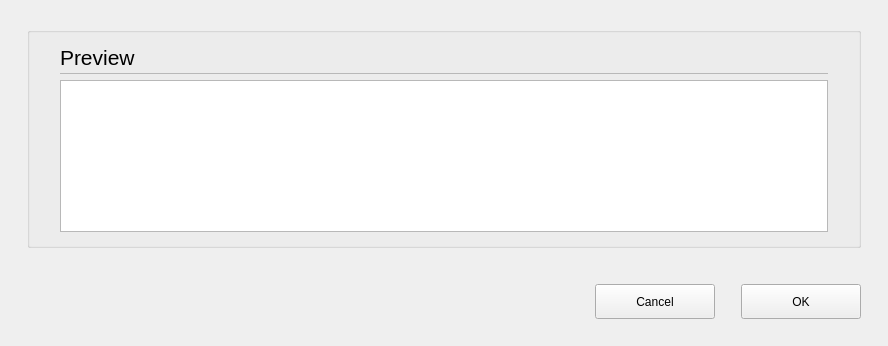
<?xml version="1.0" encoding="UTF-8"?>
<ui version="4.0">
 <class>C_SdNdeDpListCommentDialog</class>
 <widget class="QWidget" name="C_SdNdeDpListCommentDialog">
  <property name="geometry">
   <rect>
    <x>0</x>
    <y>0</y>
    <width>888</width>
    <height>346</height>
   </rect>
  </property>
  <property name="windowTitle">
   <string>C_SdNdeDpListCommentDialog</string>
  </property>
  <layout class="QVBoxLayout" name="verticalLayout">
   <property name="leftMargin">
    <number>27</number>
   </property>
   <property name="topMargin">
    <number>27</number>
   </property>
   <property name="rightMargin">
    <number>27</number>
   </property>
   <property name="bottomMargin">
    <number>0</number>
   </property>
   <item>
    <widget class="stw::opensyde_gui_elements::C_OgeGbx" name="pc_GroupBoxGeneral_5">
     <property name="title">
      <string/>
     </property>
     <layout class="QVBoxLayout" name="verticalLayout_6">
      <property name="spacing">
       <number>0</number>
      </property>
      <property name="leftMargin">
       <number>30</number>
      </property>
      <property name="rightMargin">
       <number>30</number>
      </property>
      <property name="bottomMargin">
       <number>13</number>
      </property>
      <item>
       <layout class="QHBoxLayout" name="horizontalLayout_7" stretch="0,1">
        <property name="spacing">
         <number>6</number>
        </property>
        <item>
         <widget class="stw::opensyde_gui_elements::C_OgeLabHeadingGroupBold" name="pc_LabelHeadingPreview">
          <property name="minimumSize">
           <size>
            <width>0</width>
            <height>30</height>
           </size>
          </property>
          <property name="maximumSize">
           <size>
            <width>16777215</width>
            <height>30</height>
           </size>
          </property>
          <property name="font">
           <font>
            <family>Segoe UI</family>
            <pointsize>16</pointsize>
           </font>
          </property>
          <property name="text">
           <string>Preview</string>
          </property>
         </widget>
        </item>
        <item>
         <spacer name="horizontalSpacer_10">
          <property name="orientation">
           <enum>Qt::Horizontal</enum>
          </property>
          <property name="sizeHint" stdset="0">
           <size>
            <width>40</width>
            <height>1</height>
           </size>
          </property>
         </spacer>
        </item>
       </layout>
      </item>
      <item>
       <layout class="QHBoxLayout" name="horizontalLayout_20" stretch="0">
        <property name="spacing">
         <number>0</number>
        </property>
        <property name="topMargin">
         <number>1</number>
        </property>
        <property name="rightMargin">
         <number>0</number>
        </property>
        <property name="bottomMargin">
         <number>0</number>
        </property>
        <item>
         <widget class="stw::opensyde_gui_elements::C_OgeFraSeparator" name="pc_Frame_3">
          <property name="minimumSize">
           <size>
            <width>0</width>
            <height>1</height>
           </size>
          </property>
          <property name="maximumSize">
           <size>
            <width>16777215</width>
            <height>1</height>
           </size>
          </property>
          <property name="frameShape">
           <enum>QFrame::StyledPanel</enum>
          </property>
          <property name="frameShadow">
           <enum>QFrame::Raised</enum>
          </property>
         </widget>
        </item>
       </layout>
      </item>
      <item>
       <spacer name="verticalSpacer_6">
        <property name="orientation">
         <enum>Qt::Vertical</enum>
        </property>
        <property name="sizeType">
         <enum>QSizePolicy::Fixed</enum>
        </property>
        <property name="sizeHint" stdset="0">
         <size>
          <width>6</width>
          <height>6</height>
         </size>
        </property>
       </spacer>
      </item>
      <item>
       <widget class="stw::opensyde_gui_elements::C_OgeTedPropertiesComment" name="pc_TextEditComment"/>
      </item>
     </layout>
    </widget>
   </item>
   <item>
    <spacer name="pc_VerticalSpacerButtonsObove">
     <property name="orientation">
      <enum>Qt::Vertical</enum>
     </property>
     <property name="sizeType">
      <enum>QSizePolicy::Fixed</enum>
     </property>
     <property name="sizeHint" stdset="0">
      <size>
       <width>20</width>
       <height>30</height>
      </size>
     </property>
    </spacer>
   </item>
   <item>
    <layout class="QHBoxLayout" name="horizontalLayout_22">
     <item>
      <spacer name="horizontalSpacer_9">
       <property name="orientation">
        <enum>Qt::Horizontal</enum>
       </property>
       <property name="sizeHint" stdset="0">
        <size>
         <width>40</width>
         <height>20</height>
        </size>
       </property>
      </spacer>
     </item>
     <item>
      <widget class="stw::opensyde_gui_elements::C_OgePubCancel" name="pc_PushButtonCancel">
       <property name="minimumSize">
        <size>
         <width>120</width>
         <height>35</height>
        </size>
       </property>
       <property name="maximumSize">
        <size>
         <width>120</width>
         <height>35</height>
        </size>
       </property>
       <property name="text">
        <string>Cancel</string>
       </property>
      </widget>
     </item>
     <item>
      <spacer name="horizontalSpacer">
       <property name="orientation">
        <enum>Qt::Horizontal</enum>
       </property>
       <property name="sizeType">
        <enum>QSizePolicy::Fixed</enum>
       </property>
       <property name="sizeHint" stdset="0">
        <size>
         <width>20</width>
         <height>20</height>
        </size>
       </property>
      </spacer>
     </item>
     <item>
      <widget class="stw::opensyde_gui_elements::C_OgePubDialog" name="pc_PushButtonOk">
       <property name="minimumSize">
        <size>
         <width>120</width>
         <height>35</height>
        </size>
       </property>
       <property name="maximumSize">
        <size>
         <width>120</width>
         <height>35</height>
        </size>
       </property>
       <property name="text">
        <string>OK</string>
       </property>
      </widget>
     </item>
    </layout>
   </item>
   <item>
    <spacer name="verticalSpacer_7">
     <property name="orientation">
      <enum>Qt::Vertical</enum>
     </property>
     <property name="sizeType">
      <enum>QSizePolicy::Fixed</enum>
     </property>
     <property name="sizeHint" stdset="0">
      <size>
       <width>20</width>
       <height>27</height>
      </size>
     </property>
    </spacer>
   </item>
  </layout>
 </widget>
 <customwidgets>
  <customwidget>
   <class>stw::opensyde_gui_elements::C_OgeLabHeadingGroupBold</class>
   <extends>QLabel</extends>
   <header>C_OgeLabHeadingGroupBold.hpp</header>
  </customwidget>
  <customwidget>
   <class>stw::opensyde_gui_elements::C_OgeFraSeparator</class>
   <extends>QFrame</extends>
   <header>C_OgeFraSeparator.hpp</header>
   <container>1</container>
  </customwidget>
  <customwidget>
   <class>stw::opensyde_gui_elements::C_OgePubDialog</class>
   <extends>QPushButton</extends>
   <header>C_OgePubDialog.hpp</header>
  </customwidget>
  <customwidget>
   <class>stw::opensyde_gui_elements::C_OgeGbx</class>
   <extends>QGroupBox</extends>
   <header>C_OgeGbx.hpp</header>
   <container>1</container>
  </customwidget>
  <customwidget>
   <class>stw::opensyde_gui_elements::C_OgeTedPropertiesComment</class>
   <extends>QTextEdit</extends>
   <header>C_OgeTedPropertiesComment.hpp</header>
  </customwidget>
  <customwidget>
   <class>stw::opensyde_gui_elements::C_OgePubCancel</class>
   <extends>QPushButton</extends>
   <header>C_OgePubCancel.hpp</header>
  </customwidget>
 </customwidgets>
 <resources/>
 <connections/>
</ui>
